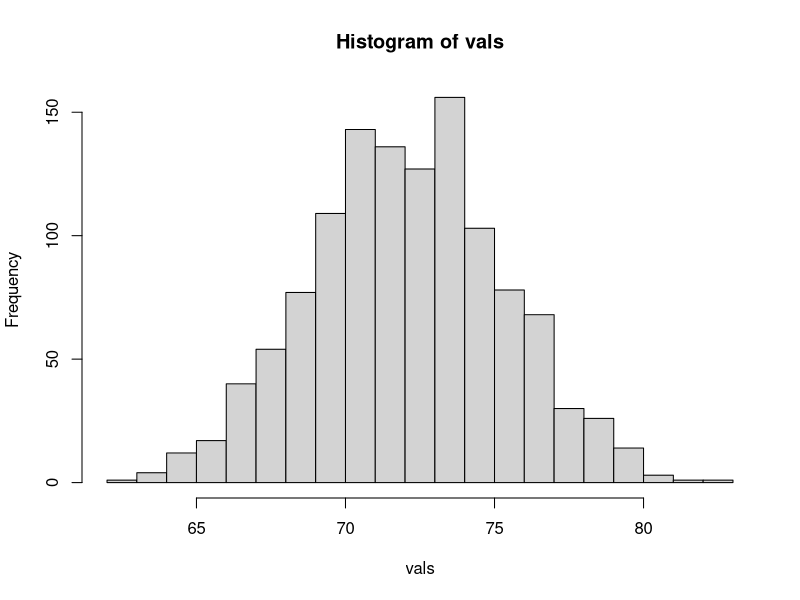

This figure's R source:
m <- cbind(c(1,2,3), c(1,2,3), c(1,2,3))
v <- c(2,4,6)

m*2
m*v
m*m
v*m
m%*%v
m%*%m

doe <- list("john", 28, F)
doe

doe <- list(name="john", age=28, married=F)
doe$name
class(doe)

doe <- unlist(doe)
class(doe)
doe


d <- data.frame(n1 = c(3,2,1), n2=c("a","b", "c"), n3=c(T,T,F))
class(d)
typeof(d)
d

d[3,2]
d["1", "n2"] # first row and second column
d[,"n2"] # just the second column

d[,2]
d[,2, drop=FALSE]
d["1" , , drop=FALSE]

d
d$n2
as.integer(d$n2)

cbind(d$n1, d$n2)
# d$n2 has been transformed into integer, because it was factor(enumeration)
# be careful
cbind(d$n1, as.character(d$n2))
# or 
d <- data.frame(n1 = c(3,2,1), n2=c("a","b", "c"), n3=c(T,T,F), stringsAsFactors = F)



x <- matrix(1:9, nrow = 3, ncol =3, dimnames = list(c("X", "Y", "Z"), c("A", "B", "C")))
x
apply(x, 1, sum)
apply(x, 2, sum)


vals <- rnorm(1200, mean=72, sd=3.2 )
hist(vals, breaks=23)
